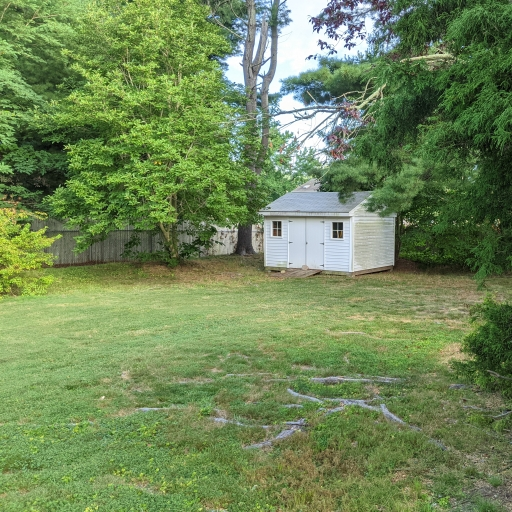
//> input picture Project 1/Code/input/shed1-small.jpg, 512 x 512 px
$ ./main   (built with g++ and OpenCV 4)
//> lines starting //> are read from the running program, lines starting //| are printed output that depends on the picture; after the words box and inside, x2 and y2 are one past the last pixel; in counts of white or black regions, pixels touching at a corner belong together
#include <stdio.h>
#include <opencv2/opencv.hpp>
#include <iostream>

// Reads an image from file, displays it in a window, and returns the image matrix
cv::Mat task1(const char* file) {
//> called with file = "input/shed1-small.jpg"
    // Read the image file into a CV matrix
    cv::Mat image;
    image = cv::imread(file, cv::IMREAD_COLOR);
//> image is the input picture: 512 rows x 512 cols, CV_8UC3; mean B, G, R 86.4, 134.4, 111.3

    // Check for failure (No image data)
    if(image.empty())
    {
        printf("No image data - OpenCV failed to load the image\n");
        printf("This could be due to unsupported format or corrupted file\n");
        exit(1);
    }

    printf("Image loaded successfully! Size: %dx%d\n", image.cols, image.rows);
//| Image loaded successfully! Size: 512x512
    printf("Task 1 complete. Click Q to move on to the next one.\n");

    // Create window for display and display the image inside that window
    cv::namedWindow("Display Image", cv::WINDOW_AUTOSIZE );
    cv::imshow("Display Image", image);
    cv::waitKey(0);

    // Return the image matrix for potential further processing
    return image;
}

// Takes an image matrix and isolates the 3 color channels, displaying each one in a window and saving them to output/filename_color.jpg
std::vector<cv::Mat> task2(cv::Mat image, const char* filename) {
//> called with filename = "shed1-small"

    // Create 3-channel color images for each channel (BGR format)
    cv::Mat blue_image, green_image, red_image;

    // Define height and width from input image
    int height = image.rows;
    int width = image.cols;

    // Create 3-channel color images initialized to zero (black)
    blue_image = cv::Mat::zeros(height, width, CV_8UC3);
    green_image = cv::Mat::zeros(height, width, CV_8UC3);
    red_image = cv::Mat::zeros(height, width, CV_8UC3);

    // Iterate through each pixel and assign values to the respective channel matrices
    for (int y = 0; y < height; ++y) {
        for (int x = 0; x < width; ++x) {
            // Get the pixel at (x, y)
            cv::Vec3b pixel = image.at<cv::Vec3b>(y, x);

            // For blue image: only blue channel active, others zero
            blue_image.at<cv::Vec3b>(y, x)[0] = pixel[0]; // Blue
            blue_image.at<cv::Vec3b>(y, x)[1] = 0;        // Green = 0
            blue_image.at<cv::Vec3b>(y, x)[2] = 0;        // Red = 0

            // For green image: only green channel active, others zero
            green_image.at<cv::Vec3b>(y, x)[0] = 0;        // Blue = 0
            green_image.at<cv::Vec3b>(y, x)[1] = pixel[1]; // Green
            green_image.at<cv::Vec3b>(y, x)[2] = 0;        // Red = 0

            // For red image: only red channel active, others zero
            red_image.at<cv::Vec3b>(y, x)[0] = 0;        // Blue = 0
            red_image.at<cv::Vec3b>(y, x)[1] = 0;        // Green = 0
            red_image.at<cv::Vec3b>(y, x)[2] = pixel[2]; // Red
        }
    }
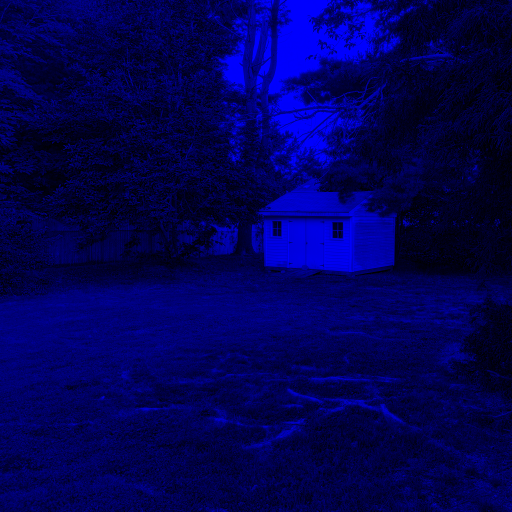
//> blue_image: 512 rows x 512 cols, CV_8UC3; mean B, G, R 86.4, 0, 0
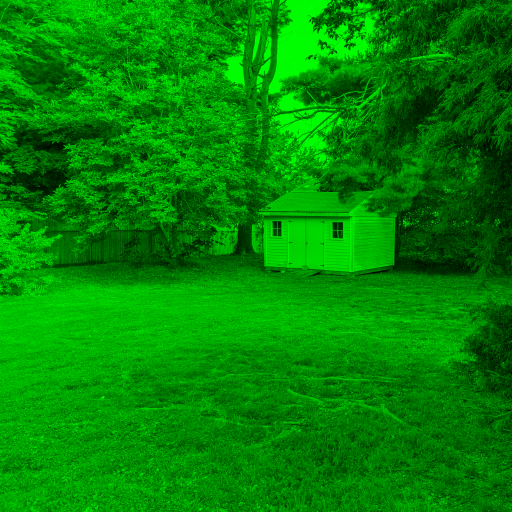
//> green_image: 512 rows x 512 cols, CV_8UC3; mean B, G, R 0, 134.4, 0
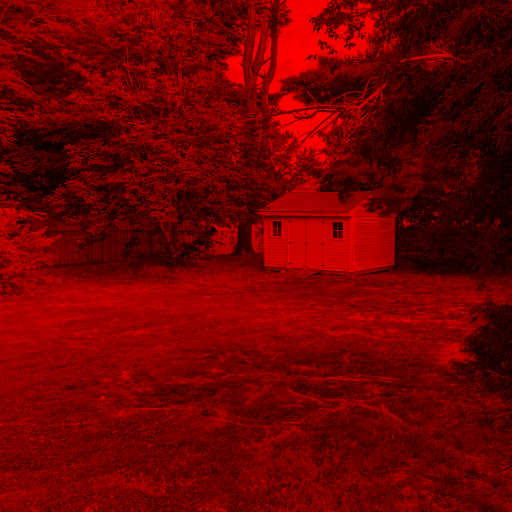
//> red_image: 512 rows x 512 cols, CV_8UC3; mean B, G, R 0, 0, 111.3

    // Create window and display blue channel, green channel and red channel
    cv::namedWindow("Blue Channel", cv::WINDOW_AUTOSIZE );
    cv::imshow("Blue Channel", blue_image);
    cv::waitKey(0);
    cv::namedWindow("Green Channel", cv::WINDOW_AUTOSIZE );
    cv::imshow("Green Channel", green_image);
    cv::waitKey(0);
    cv::namedWindow("Red Channel", cv::WINDOW_AUTOSIZE );
    cv::imshow("Red Channel", red_image);
    cv::waitKey(0);

    // Save the channel images to output/filename_color.jpg
    cv::imwrite(std::string("output/") + filename + "_blue.jpg", blue_image);
    cv::imwrite(std::string("output/") + filename + "_green.jpg", green_image);
    cv::imwrite(std::string("output/") + filename + "_red.jpg", red_image);

    printf("Task 2 complete. Channel images saved to output folder.\n");
    return {blue_image, green_image, red_image};
}


// Task 3: Display grayscale image of input image based on averaging the 3 color channels
cv::Mat task3(cv::Mat image){
    // Define height and width from input image
    int height = image.rows;
    int width = image.cols;
    float average;
    uchar grayscale_pixel;

    // Create grayscale image (Basically 1D array)
    cv::Mat gray;
    gray = cv::Mat::zeros(height, width, CV_8UC1); // Init to zeroes

    // Iterate through the image
    for (int y = 0; y < height; y++) { // Rows first
        for (int x = 0; x < width; x++) { // Columns then
            // Get Pixel at image
            cv::Vec3b pixel = image.at<cv::Vec3b>(y,x);
            average = (pixel[0] + pixel[1] + pixel[2])/3.0f; // Compute average
            grayscale_pixel = static_cast<uchar>(average); // Convert to proper type
            // Store it in the grapspace image
            gray.at<uchar>(y,x) = grayscale_pixel;
        }
    }
//> this loop made 512 passes
//> (average, grayscale_pixel) on passes 1 to 3: (99.33, 99), (85.33, 85), (97.67, 97)
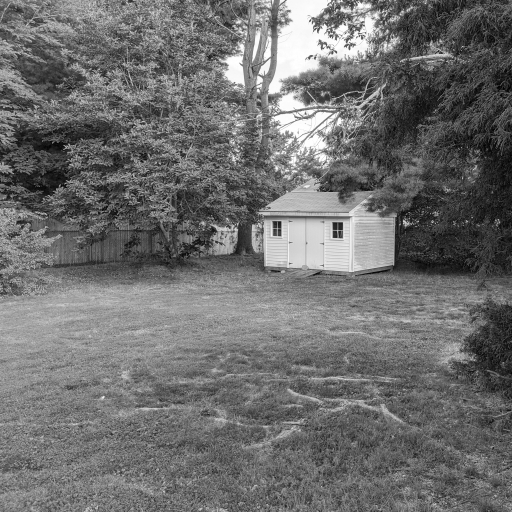
//> gray: 512 rows x 512 cols, CV_8UC1; min 1, max 255, mean 110.4
//> after the loop, average = 143.3; grayscale_pixel = 143

    printf("Task 3 complete, please enter Q to exit");

    // Create and display a window
    cv::namedWindow("Grayscale", cv::WINDOW_AUTOSIZE);
    cv::imshow("Grayscale", gray);
    cv::waitKey(0);
    cv::imwrite("output/grayscale.jpg", gray);

    return gray;
}

void task4(const cv::Mat& image, const std::string& name, const cv::Scalar& histColor){
    int hist[256] = {0};
    int height = image.rows;
    int width = image.cols;

    // Build histogram
    for(int y = 0; y < height; y++) {
        for(int x = 0; x < width; x++) {
            int val = static_cast<int>(image.at<uchar>(y,x));
            hist[val]++;
        }
    }

    // Margins for axes and labels
    int left_margin = 50;
    int bottom_margin = 40;
    int top_margin = 20;
    int right_margin = 20;

    int hist_w = 512, hist_h = 400;
    int canvas_w = hist_w + left_margin + right_margin;
    int canvas_h = hist_h + top_margin + bottom_margin;
    int bin_w = cvRound((double) hist_w / 256);
    cv::Mat histImage(canvas_h, canvas_w, CV_8UC3, cv::Scalar(255,255,255));

    // Normalize histogram
    int max_val = *std::max_element(hist, hist + 256);
    if (max_val == 0) max_val = 1; // Prevent division by zero
    for(int i = 0; i < 256; i++) {
        hist[i] = static_cast<int>(((double)hist[i] / max_val) * hist_h);
    }

    // Draw histogram
    for(int i = 1; i < 256; i++) {
        cv::line(histImage,
                 cv::Point(left_margin + bin_w * (i - 1), canvas_h - bottom_margin - hist[i - 1]),
                 cv::Point(left_margin + bin_w * i, canvas_h - bottom_margin - hist[i]),
                 histColor, 2, 8, 0);
    }

    // Draw axes and labels (unchanged)
    cv::line(histImage, cv::Point(left_margin, canvas_h - bottom_margin), cv::Point(left_margin, top_margin), cv::Scalar(0,0,0), 2);
    cv::line(histImage, cv::Point(left_margin, canvas_h - bottom_margin), cv::Point(canvas_w - right_margin, canvas_h - bottom_margin), cv::Scalar(0,0,0), 2);

    cv::putText(histImage, "0", cv::Point(5, canvas_h - bottom_margin), cv::FONT_HERSHEY_SIMPLEX, 0.5, cv::Scalar(0,0,0), 1);
    cv::putText(histImage, std::to_string(max_val/2), cv::Point(5, canvas_h - bottom_margin - hist_h/2), cv::FONT_HERSHEY_SIMPLEX, 0.5, cv::Scalar(0,0,0), 1);
    cv::putText(histImage, std::to_string(max_val), cv::Point(5, top_margin + 5), cv::FONT_HERSHEY_SIMPLEX, 0.5, cv::Scalar(0,0,0), 1);

    cv::putText(histImage, "0", cv::Point(left_margin, canvas_h - 5), cv::FONT_HERSHEY_SIMPLEX, 0.5, cv::Scalar(0,0,0), 1);
    cv::putText(histImage, "128", cv::Point(left_margin + hist_w/2 - 10, canvas_h - 5), cv::FONT_HERSHEY_SIMPLEX, 0.5, cv::Scalar(0,0,0), 1);
    cv::putText(histImage, "255", cv::Point(left_margin + hist_w - 20, canvas_h - 5), cv::FONT_HERSHEY_SIMPLEX, 0.5, cv::Scalar(0,0,0), 1);

    cv::imshow((name + " Histogram").c_str(), histImage);
    cv::imwrite("output/" + name + "_histogram.jpg", histImage);
    cv::waitKey(0);
}

// Task 5: Perform Binary thresholding on the image
void task5(const cv::Mat& image) {
    // Declare a variable
    cv::Mat thresholded;

    // Get height and width
    int height = image.rows;
    int width = image.cols;
    int value;

    // Get user input
    std::cout<<"Enter the threshold (Task5) (between 0 and 255): ";
    std::cin>>value;

    thresholded = cv::Mat::zeros(height, width, CV_8UC1); // Init to zeroes

    // Threshold image
    for(int y = 0; y < height; y++) {
        for(int x = 0; x < width; x++) {
            if(static_cast<int>(image.at<uchar>(y,x)) < value) {
                thresholded.at<uchar>(y,x) = 0;
            }
            else {
                thresholded.at<uchar>(y,x) = image.at<uchar>(y,x);
            }
        }
    }

    // Display image
    // Create and display a window
    cv::namedWindow("Thresholded", cv::WINDOW_AUTOSIZE);
    cv::imshow("thresholded", thresholded);
    cv::waitKey(0);
    cv::imwrite("output/thresholded.jpg", thresholded);


}

void task6(const cv::Mat& image) {
    int height = image.rows;
    int width = image.cols;
    int value;

    std::cout << "Enter Threshold Value(0-255): " << "\n";
    std::cin >> value;

    // Use int for gradients to avoid overflow/underflow
    cv::Mat gx = cv::Mat::zeros(height, width, CV_32S);
    cv::Mat gy = cv::Mat::zeros(height, width, CV_32S);
    cv::Mat gm = cv::Mat::zeros(height, width, CV_32F);
    cv::Mat edge = cv::Mat::zeros(height, width, CV_8UC1);

    for(int y = 0; y < height; y++) {
        for(int x = 0; x < width; x++) {
            int cur = static_cast<int>(image.at<uchar>(y, x));
            int nextX = (x < width - 1) ? static_cast<int>(image.at<uchar>(y, x + 1)) : cur;
            int nextY = (y < height - 1) ? static_cast<int>(image.at<uchar>(y + 1, x)) : cur;

            gx.at<int>(y, x) = nextX - cur;
            gy.at<int>(y, x) = nextY - cur;

            float mag = std::sqrt(
                static_cast<float>(gx.at<int>(y, x) * gx.at<int>(y, x) +
                                   gy.at<int>(y, x) * gy.at<int>(y, x))
            );
            gm.at<float>(y, x) = mag;

            // Threshold to create edge image
            edge.at<uchar>(y, x) = (mag > value) ? 255 : 0;
        }
    }

    cv::namedWindow("Edge", cv::WINDOW_AUTOSIZE);
    cv::imshow("Edge", edge);
    cv::waitKey(0);
    cv::imwrite("output/edge.jpg", edge);
}


cv::Mat task7(const cv::Mat& image) {
    int height = image.rows;
    int width = image.cols;

    int heightNew = height / 2;
    int widthNew = width / 2;

    cv::Mat pyramid = cv::Mat::zeros(heightNew, widthNew, CV_8UC1);

    for(int y = 0; y < heightNew; y++) {
        for(int x = 0; x < widthNew; x++) {
            int cur    = static_cast<int>(image.at<uchar>(2*y,   2*x));
            int nextX  = static_cast<int>(image.at<uchar>(2*y,   2*x+1));
            int nextY  = static_cast<int>(image.at<uchar>(2*y+1, 2*x));
            int nextXY = static_cast<int>(image.at<uchar>(2*y+1, 2*x+1));
            int average = static_cast<int>((cur + nextX + nextY + nextXY) / 4.0f);
            pyramid.at<uchar>(y, x) = static_cast<uchar>(average);
        }
    }

    // Optional: Display or save the result
    cv::imshow("Pyramid", pyramid);
    cv::waitKey(0);
    cv::imwrite("output/pyramid.jpg", pyramid);

    return pyramid;
}


int main(int argc, char** argv) {
    // Create Variable for Storing Image and Further Processing
    cv::Mat image;
    cv::Mat grayscale;

    // Task 1 (Display Preset Image)
    image = task1("input/shed1-small.jpg");
    // End of Task 1

    //Task 2 (Isolate Color Channels)
    auto channels = task2(image, "shed1-small");
    // End of Task 2

    // Task 3 (Compute grayscale based on average)
    grayscale = task3(image);
    // End of Task 3

    // Task 4 (Histograms)
    std::vector<cv::Mat> blue_planes, green_planes, red_planes;
    cv::split(channels[0], blue_planes);   // blue_planes[0] is the blue channel
//> blue_planes[1]: 512 rows x 512 cols, CV_8UC1; every value is 0
    cv::split(channels[1], green_planes);  // green_planes[1] is the green channel
    cv::split(channels[2], red_planes);    // red_planes[2] is the red channel

    // Now pass the single channel to task4:
    task4(blue_planes[0], "Blue", cv::Scalar(255,0,0));
//> after the loop in task4, `for(int y = 0; y < height; y++)`: hist = 256 values, max 3044 at index 255, min 74 at index 247, mean 1024
//> in task4, `int max_val = *std::max_element(hist, hist + 256);`: max_val = 3044
//> after the loop in task4, `for(int i = 0; i < 256; i++)`: hist = 256 values, max 400 at index 255, min 9 at index 247, mean 134.1
    task4(green_planes[1], "Green", cv::Scalar(0,255,0));
    task4(red_planes[2], "Red", cv::Scalar(0,0,255));
//> call 3 of task4, with name = "Red", histColor = Scalar(0, 0, 255)
//> after the loop in task4 (call 3), `for(int y = 0; y < height; y++)`: hist = 256 values, max 2327 at index 117, min 7 at index 1, mean 1024
//> in task4 (call 3), `int max_val = *std::max_element(hist, hist + 256);`: max_val = 2327
//> after the loop in task4 (call 3), `for(int i = 0; i < 256; i++)`: hist = 256 values, max 400 at index 117, min 1 at index 0, mean 175.5
//> in task4 (call 3), `cv::putText(histImage, "255", cv::Point(left_margin + hist_w - 20, can..`:
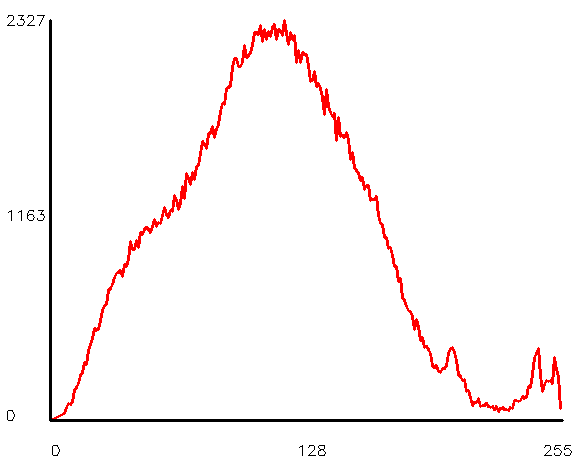
//> histImage: 460 rows x 582 cols, CV_8UC3; mean B, G, R 247.4, 247.4, 252
    task4(grayscale, "Gray", cv::Scalar(0,0,0));
//> call 4 of task4, with name = "Gray", histColor = Scalar(0)
//> after the loop in task4 (call 4), `for(int y = 0; y < height; y++)`: hist = 256 values, max 2513 at index 101, min 0 at index 0, mean 1024
//> in task4 (call 4), `int max_val = *std::max_element(hist, hist + 256);`: max_val = 2513
//> after the loop in task4 (call 4), `for(int i = 0; i < 256; i++)`: hist = 256 values, max 400 at index 101, min 0 at index 0, mean 162.5
//> after the loop in task4 (call 4), `for(int i = 1; i < 256; i++)`:
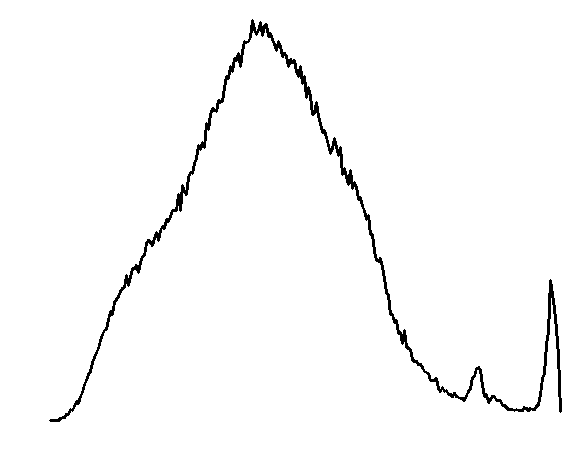
//> histImage: 460 rows x 582 cols, CV_8UC3; 98.2% white; 1 black region, box (x1, y1, x2, y2) and area: (49, 19, 562, 422) 4880
    // End of Task 4

    // Task 5 (Binary thresholding)
    task5(grayscale);
//> the answer given: 3
    // End of Task 5

    // Task 6 (Edge Finding)
    task6(grayscale);
//> the answer given: 3
//> after the loop in task6, `for(int y = 0; y < height; y++)`:
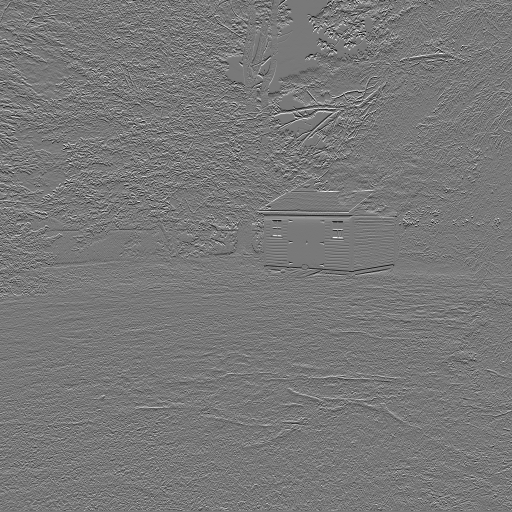
//> gy: 512 rows x 512 cols, CV_32SC1; min -151, max 167, mean 0; drawn with min black and max white
    // End of Task 6

    // Task 7 (Pyramid Downsampling)
    auto ag2 = task7(grayscale);
    auto ag4 = task7(ag2);
    auto ag8 = task7(ag4);
    // End of Task 7

    return 0;
}

$ run again, with Project 1/Code/input/shed2-small.jpg copied over Project 1/Code/input/shed1-small.jpg
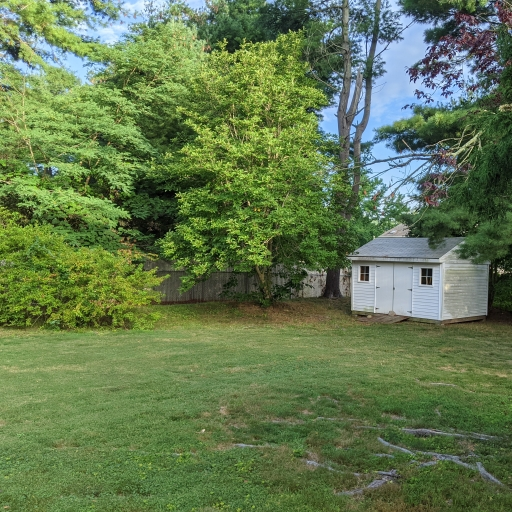
//> input picture Project 1/Code/input/shed2-small.jpg, 512 x 512 px
//> in task1, image is the input picture: 512 rows x 512 cols, CV_8UC3; mean B, G, R 78.7, 120.7, 98.5
//| Image loaded successfully! Size: 512x512
//> the loop in task3, `for (int y = 0; y < height; y++)` made 512 passes
//> (average, grayscale_pixel) on passes 1 to 3: (46.67, 46), (65.67, 65), (91.67, 91)
//> after the loop in task3, `for (int y = 0; y < height; y++)`: average = 57.33; grayscale_pixel = 57
//> after the loop in task4, `for(int y = 0; y < height; y++)`: hist = 256 values, max 3038 at index 55, min 118 at index 226, mean 1024
//> max_val = 3038
//> after the loop in task4, `for(int i = 0; i < 256; i++)`: hist = 256 values, max 400 at index 55, min 15 at index 226, mean 134.3
//> after the loop in task4 (call 4), `for(int y = 0; y < height; y++)`: hist = 256 values, max 2646 at index 90, min 0 at index 246, mean 1024
//> max_val = 2646
//> after the loop in task4 (call 4), `for(int i = 0; i < 256; i++)`: hist = 256 values, max 400 at index 90, min 0 at index 0, mean 154.3
//> after the loop in task4 (call 4), `for(int i = 1; i < 256; i++)`:
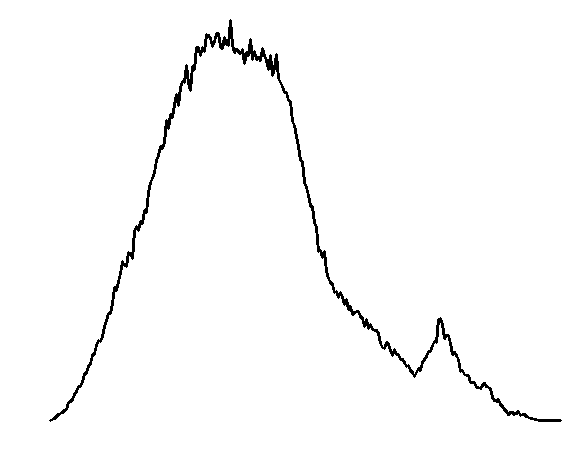
//> histImage: 460 rows x 582 cols, CV_8UC3; 98.4% white; 1 black region, box (x1, y1, x2, y2) and area: (49, 19, 562, 422) 4344
//> after the loop in task6, `for(int y = 0; y < height; y++)`:
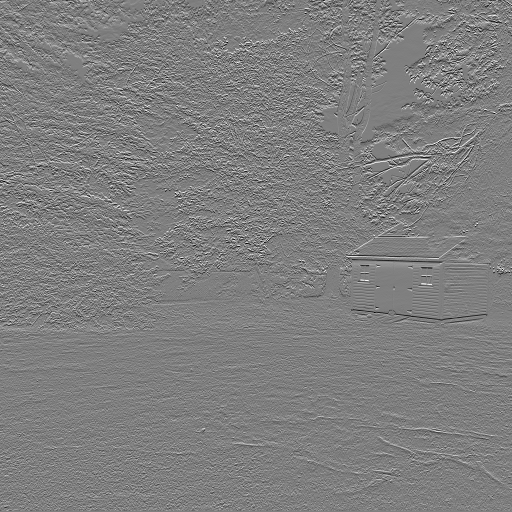
//> gy: 512 rows x 512 cols, CV_32SC1; min -150, max 150, mean -0.1; drawn with min black and max white
